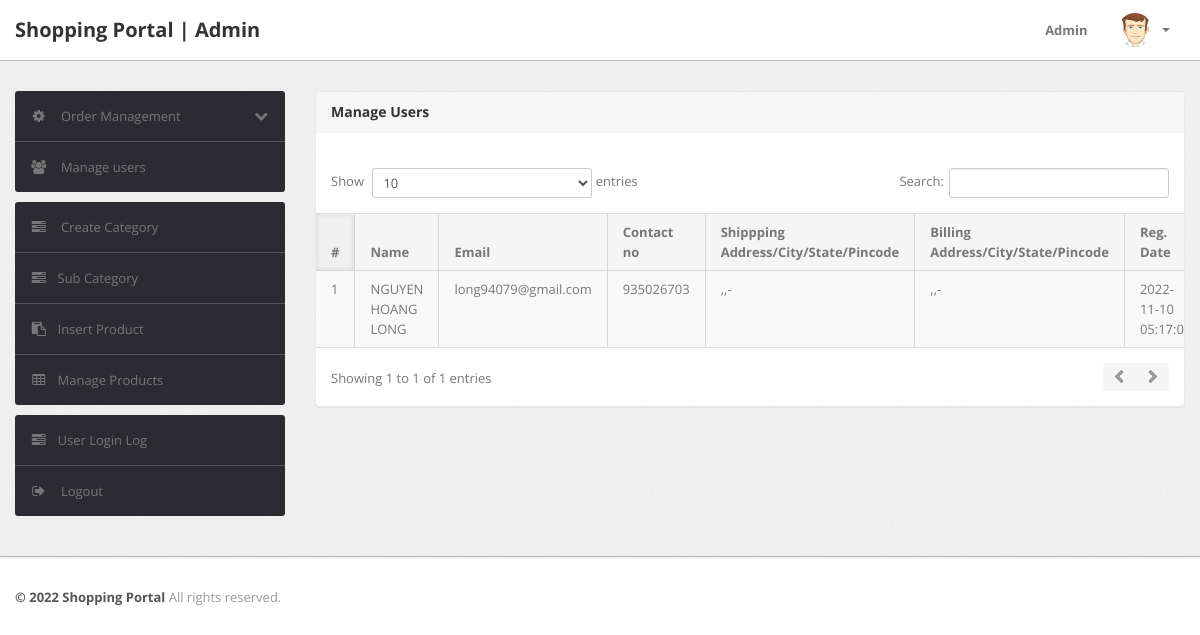
Before: /admin/manage-users.php (signed in) with the older database file.
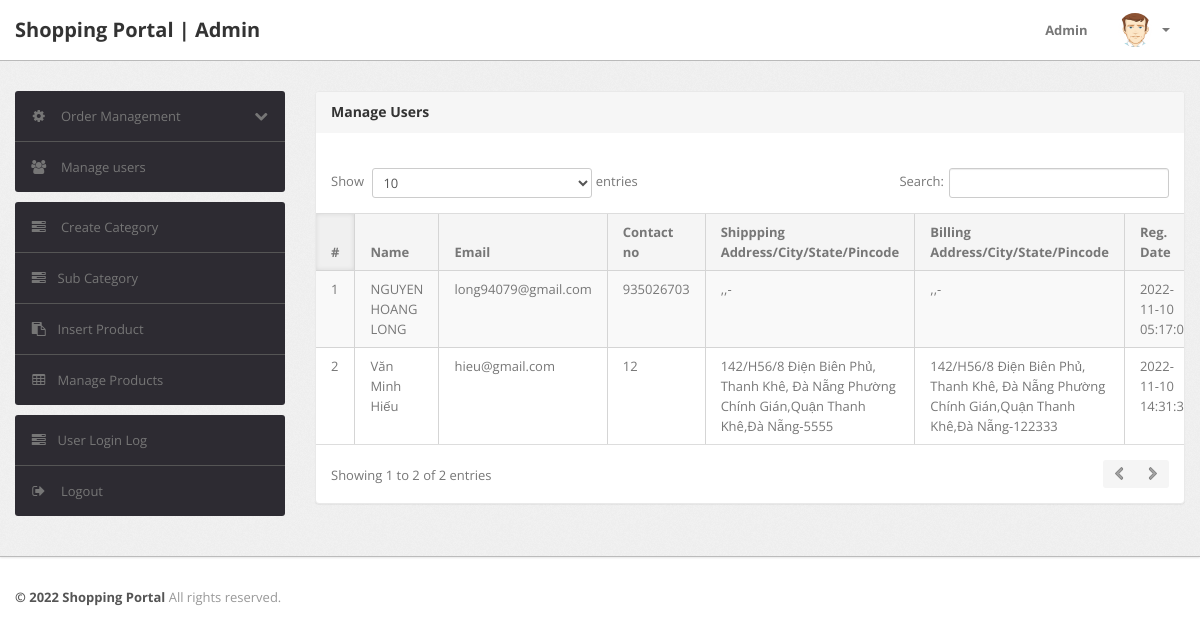
After: the same page with the newer database file.
### tables this page shows
CREATE TABLE `users` (
  `id` int(11) NOT NULL,
  `name` varchar(255) DEFAULT NULL,
  `email` varchar(255) DEFAULT NULL,
  `contactno` bigint(11) DEFAULT NULL,
  `password` varchar(255) DEFAULT NULL,
  `shippingAddress` longtext DEFAULT NULL,
  `shippingState` varchar(255) DEFAULT NULL,
  `shippingCity` varchar(255) DEFAULT NULL,
  `shippingPincode` int(11) DEFAULT NULL,
  `billingAddress` longtext DEFAULT NULL,
  `billingState` varchar(255) DEFAULT NULL,
  `billingCity` varchar(255) DEFAULT NULL,
  `billingPincode` int(11) DEFAULT NULL,
  `regDate` timestamp NOT NULL DEFAULT current_timestamp(),
  `updationDate` varchar(255) DEFAULT NULL
);

### admin/manage-users.php (the view, shortened to what this page needs)
<?php
include('include/config.php');
if(strlen($_SESSION['alogin'])==0)
	{
header('location:index.php');
}
else{
?>
<!DOCTYPE html>
<html lang="en">
<head>
	<link type="text/css" href="bootstrap/css/bootstrap.min.css" rel="stylesheet">
	<link type="text/css" href="bootstrap/css/bootstrap-responsive.min.css" rel="stylesheet">
	<link type="text/css" href="css/theme.css" rel="stylesheet">
	<link type="text/css" href="images/icons/css/font-awesome.css" rel="stylesheet">
</head>
<body>
<?php include('include/header.php');?>
	<div class="wrapper">
		<div class="container">
			<div class="row">
<?php include('include/sidebar.php');?>
			<div class="span9">
					<div class="content">
	<div class="module">
							<div class="module-head">
								<h3>Manage Users</h3>
							</div>
							<div class="module-body table">
									<br />
								<table cellpadding="0" cellspacing="0" border="0" class="datatable-1 table table-bordered table-striped	 display" width="100%">
									<thead>
										<tr>
											<th>#</th>
											<th> Name</th>
											<th>Email </th>
											<th>Contact no</th>
											<th>Shippping Address/City/State/Pincode </th>
											<th>Billing Address/City/State/Pincode </th>
											<th>Reg. Date </th>
										</tr>
									</thead>
									<tbody>
<?php $query=mysqli_query($con,"select * from users");
$cnt=1;
while($row=mysqli_fetch_array($query))
{
?>
										<tr>
											<td><?php echo htmlentities($cnt);?></td>
											<td><?php echo htmlentities($row['name']);?></td>
											<td><?php echo htmlentities($row['email']);?></td>
											<td> <?php echo htmlentities($row['contactno']);?></td>
											<td><?php echo htmlentities($row['shippingAddress'].",".$row['shippingCity'].",".$row['shippingState']."-".$row['shippingPincode']);?></td>
											<td><?php echo htmlentities($row['billingAddress'].",".$row['billingCity'].",".$row['billingState']."-".$row['billingPincode']);?></td>
											<td><?php echo htmlentities($row['regDate']);?></td>
										<?php $cnt=$cnt+1; } ?>
								</table>
							</div>
						</div>
					</div>
				</div>
			</div>
		</div>
	</div>
<?php include('include/footer.php');?>
</body>
<?php } ?>

Changed rows visible on the page:
added users: name "Văn Minh Hiếu", email "hieu@gmail.com", contactno "12", shippingAddress+shippingCity+shippingState "142/H56/8 Điện Biên Phủ, Thanh Khê, Đà Nẵng Phường Chính Gián,Quận Thanh Khê,Đà Nẵng-5555", billingAddress+billingCity+billingState "142/H56/8 Điện Biên Phủ, Thanh Khê, Đà Nẵng Phường Chính Gián,Quận Thanh Khê,Đà Nẵng-122333", regDate "2022-11-10…"
Other visible differences:
text written by a page script: "Show entries Search: Showing 1 to 1 of 1 entries" → "Show entries Search: Showing 1 to 2 of 2 entries"
